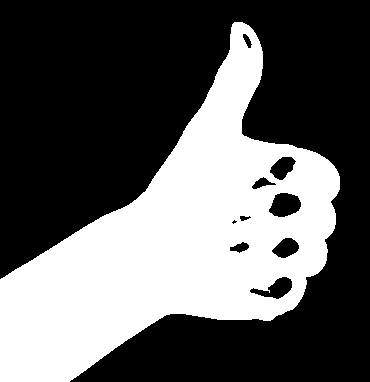
#> input picture templates/like.png, 370 x 382 px
$ python main.py
#> lines starting #> are read from the running program, lines starting #| are printed output that depends on the picture; after the words box and inside, x2 and y2 are one past the last pixel; in counts of white or black regions, pixels touching at a corner belong together
import glob
import cv2 as cv
import numpy as np
from matplotlib import pyplot as plt
import os
import time

templates_files = glob.glob("templates/*.png")
templates = [cv.imread(f, cv.IMREAD_GRAYSCALE) for f in templates_files]
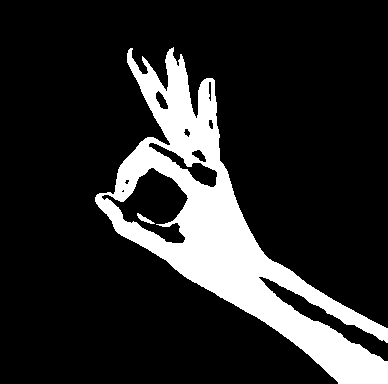
#> input picture templates/ok.png, 388 x 384 px
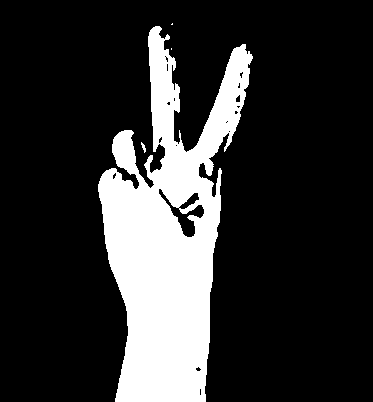
#> input picture templates/peace.png, 373 x 402 px
#> templates = 3 items

device = 0
width = 640
height = 480
cap = cv.VideoCapture(device)
cap.set(cv.CAP_PROP_FRAME_WIDTH, width)
cap.set(cv.CAP_PROP_FRAME_HEIGHT, height)


# All the 6 methods for comparison in a list
methods = ['cv.TM_CCOEFF', 'cv.TM_CCOEFF_NORMED', 'cv.TM_CCORR',
            'cv.TM_CCORR_NORMED', 'cv.TM_SQDIFF', 'cv.TM_SQDIFF_NORMED']

def get_templates():
    template_list = list()
    templates_files = glob.glob("templates/*.png")
    for file in templates_files:
        template_image = cv.imread(file)
#> template_image is the input picture: shape (382, 370, 3); 37.2% white; 1 white region, box (x1, y1, x2, y2) and area: (0, 22, 340, 382) 52590
        template_list.append(template_image)
    return template_list

template_list = get_templates()
#> template_list = 3 items
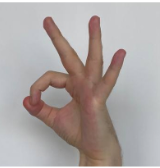
#> input picture gesture_template.jpg, 160 x 168 px, given in place of the camera
#> further down, frame is the input picture: shape (168, 160, 3); mean B, G, R 163, 165.1, 173.4

# [21 lines of commented-out code are left out]
def my_frame_differencing(prev, curr):
    '''
    Function that does frame differencing between the current frame and the previous frame
    Args:
        src The current color image
        prev The previous color image
    Returns:
        dst The destination grayscale image where pixels are colored white if the corresponding pixel intensities in the current
    and previous image are not the same
    '''
    dst = cv.absdiff(prev, curr)
    gs = cv.cvtColor(dst, cv.COLOR_BGR2GRAY)
    dst = (gs > 50).astype(np.uint8) * 255
    return dst


def mask(frame):
    # 创建了一个基于K近邻算法的背景减法器对象,背景减法器用于从视频中提取前景对象，即将移动的对象与静止的背景进行分离
    knn = cv.createBackgroundSubtractorKNN()

    frame_mask = knn.apply(frame)
#> frame_mask: shape (168, 160); every value is 255
    # 使用中值滤波器对前景掩码进行中值模糊处理，去除噪点
    frame_mask = cv.medianBlur(frame_mask, 3)
    # 使用均值滤波器对前景掩码进行模糊处理，进一步平滑化图像。
    frame_mask = cv.blur(frame_mask, (3, 3))
    # 对前景掩码进行膨胀操作，用于连接物体的边界，填充空洞。
    frame_mask = cv.dilate(frame_mask, np.ones((7, 7)))
    # 将前景掩码中大于0的像素值设为255，其余像素值设为0，将其转换为8位无符号整数类型。这样做的目的可能是将前景掩码二值化。
    frame_mask = ((frame_mask > 0) * 255).astype(np.uint8)
    # cv.imshow("frame_mask", frame_mask)
    return frame_mask

def skin(frame, frame_mask):
    image = np.array(frame)
    # 将图像从BGR颜色空间转换为HSV（色相、饱和度、明度）颜色空间。
    imageHSV = cv.cvtColor(image, cv.COLOR_BGR2HSV)
#> imageHSV: shape (168, 160, 3); mean H, S, V 72.4, 29.5, 176.5
    # 数对两个阈值化后的图像进行按位或操作
    skinMaskHSV = cv.bitwise_or((cv.inRange(imageHSV, (0, 25, 80), (50, 255, 255))),
                                 (cv.inRange(imageHSV, (150, 25, 80), (255, 255, 255))))
#> skinMaskHSV: shape (168, 160); 29.3% white; 1 white region, box (x1, y1, x2, y2) and area: (22, 15, 126, 167) 7886

    skinHSV = cv.bitwise_and(image, image, mask=skinMaskHSV)
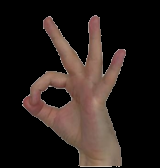
#> skinHSV: shape (168, 160, 3); mean B, G, R 26.8, 30.5, 40.1

    # 对皮肤检测后的图像进行中值滤波处理,以减少图像中的噪声和细节，并且能够保留图像的边缘信息
    skinMatching = cv.medianBlur(skinHSV, 5)

    # 将图像从BGR颜色空间转换为灰度（单通道）图像
    skinMatching = cv.cvtColor(skinMatching, cv.COLOR_BGR2GRAY)
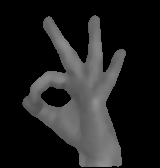
#> skinMatching: shape (168, 160); min 0, max 145, mean 32.3

    # 将灰度图像进行二值化处理，将大于0的像素值设为255，其余像素值设为0，并将结果转换为8位无符号整数类型（uint8）
    skinMatching = ((skinMatching > 0) * 255).astype(np.uint8)
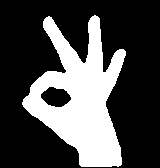
#> skinMatching: shape (168, 160); 29.4% white; 1 white region
    # cv.imshow("skin match", skinMaskHSV)
    return skinMatching


def matchTemplate(img, templates, titles, method=cv.TM_CCORR_NORMED):

    found = None
    # loop over the scales of the image
    for scale in np.linspace(0.2, 1.0, 20)[::-1]:
        resized = cv.resize(img, (int(img.shape[1] * scale), int(img.shape[0] * scale)))
        r = img.shape[1] / float(resized.shape[1])
        # edged = cv2.Canny(resized, 40, 90)
        edged = resized
        # cv2.imshow('frame', edged)
        for template, t in zip(templates, titles):
            tH, tW = template.shape[:2]
            if resized.shape[0] < tH or resized.shape[1] < tW:
                break
            # cv2.imshow("Template", template)

            result = cv.matchTemplate(edged, template, method)
            (_, maxVal, _, maxLoc) = cv.minMaxLoc(result)
            # if we have found a new maximum correlation value, then update
            # the bookkeeping variable
            if found is None or maxVal > found[0]:
                found = (maxVal, maxLoc, r, t)

    # unpack the bookkeeping variable and compute the (x, y) coordinates
    # of the bounding box based on the resized ratio
    (maxVal, maxLoc, r, t) = found
    (startX, startY) = (int(maxLoc[0] * r), int(maxLoc[1] * r))
    (endX, endY) = (int((maxLoc[0] + tW) * r), int((maxLoc[1] + tH) * r))

    return maxVal, t, startX, startY, endX, endY

colors = {
    0: (0, 0, 255),
    1: (0, 255, 0),
    2: (255, 0, 0),
    3: (230, 245, 66)
}
ts = glob.glob("templates3/*.png")

ts_gray = [cv.imread(t, cv.IMREAD_GRAYSCALE) for t in ts]
ns = [(os.path.basename(t)).split(".")[0] for t in ts]
fourcc = cv.VideoWriter_fourcc(*'mp4v')
fps = cap.get(cv.CAP_PROP_FPS)
output = cv.VideoWriter('output.mp4',fourcc, fps, (width * 3 // 2, height))
cv.namedWindow("hand reg", cv.WINDOW_AUTOSIZE)

while cap.isOpened():
    start = int(round(time.time() * 1000))
    ret, frame = cap.read()
    if not ret:
        break
    fgmask = mask(frame)
    skinmatch = skin(frame, fgmask)
    fgmask = cv.bitwise_and(skinmatch, fgmask)
    # cv.imshow("result", fgmask)
    tt = np.zeros_like(fgmask)
    contours, hierarchy = cv.findContours(fgmask, cv.RETR_TREE, cv.CHAIN_APPROX_SIMPLE)
#> contours = 2 contours; box (x1, y1, x2, y2) and area: (22, 15, 126, 167) 8054, (40, 86, 72, 108) 458
    if len(contours) != 0:
        maxCont = max(contours, key=cv.contourArea)
#> maxCont = contour of 255 points, box (x1, y1, x2, y2) (22, 15, 126, 167), area 8054
        blankImage = np.zeros_like(fgmask)
        cv.drawContours(blankImage, [maxCont], -1, (255, 255, 255), thickness=cv.FILLED)
#> blankImage: shape (168, 160); 30.9% white; 1 white region, box (x1, y1, x2, y2) and area: (22, 15, 126, 167) 8318
        maxVal, name, startX, startY, endX, endY = matchTemplate(blankImage, ts_gray, ns)
#> after the loop in matchTemplate, `for scale in np.linspace(0.2, 1.0, 20)[::-1]:`:
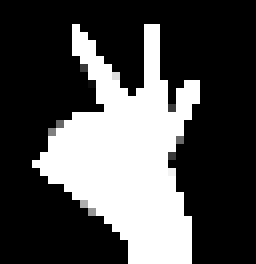
#> edged: shape (33, 32) (shown 8 times larger); min 0, max 255, mean 78.8
#> (the run stopped early here; a loop or call above may not have finished)
